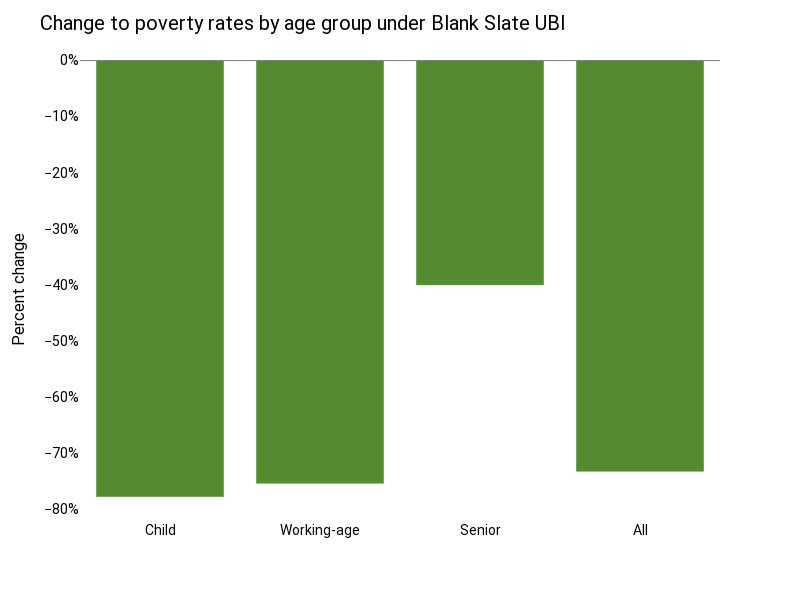

The code cell stored with this chart in its notebook:
### Markdown cell above
## Figure 4

### Code cell
format_fig(plotly_json_to_fig(charts["poverty_chart"]).update_layout(
    title="Change to poverty rates by age group under Blank Slate UBI",
))

### Figure 1 — Plotly figure (JSON) as saved in the notebook; plotly's stock layout.template omitted (floating-point values rounded to 4 significant figures)
{"data": [{"alignmentgroup": "True", "customdata": [["<b>Child poverty falls 77.8%</b><br> from 10.0% to 2.2%"], ["<b>Working-age poverty falls 75.5%</b><br> from 9.8% to 2.4%"], ["<b>Senior poverty falls 40.1%</b><br> from 4.0% to 2.4%"], ["<b>Total poverty falls 73.4%</b><br> from 8.8% to 2.4%"]], "hovertemplate": "%{customdata[0]}<extra></extra>", "legendgroup": "", "marker": {"color": ["#558B2F", "#558B2F", "#558B2F", "#558B2F"], "pattern": {"shape": ""}}, "name": "", "offsetgroup": "", "orientation": "v", "showlegend": false, "textposition": "auto", "type": "bar", "x": ["Child", "Working-age", "Senior", "All"], "xaxis": "x", "y": [-0.7784, -0.755, -0.401, -0.7336], "yaxis": "y"}], "layout": {"barmode": "relative", "font": {"color": "Black", "family": "Roboto"}, "height": 600, "hoverlabel": {"align": "right", "font": {"family": "Ubuntu"}}, "legend": {"tracegroupgap": 0}, "margin": {"t": 60}, "paper_bgcolor": "white", "plot_bgcolor": "white", "shapes": [{"line": {"color": "grey", "width": 1}, "type": "line", "x0": 0, "x1": 1, "xref": "paper", "y0": 0, "y1": 0, "yref": "y"}], "title": {"font": {"size": 20}, "text": "Change to poverty rates by age group under Blank Slate UBI"}, "width": 800, "xaxis": {"anchor": "y", "domain": [0, 1], "tickfont": {"size": 14}, "title": {"font": {"color": "black", "size": 16}}}, "yaxis": {"anchor": "x", "domain": [0, 1], "tickfont": {"size": 14}, "tickformat": ",~%", "title": {"font": {"color": "black", "size": 16}, "text": "Percent change"}}}}
